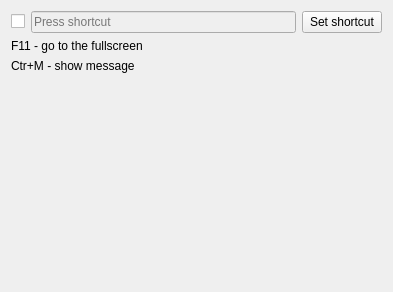
<?xml version="1.0" encoding="UTF-8"?>
<ui version="4.0">
 <class>MainWindow</class>
 <widget class="QMainWindow" name="MainWindow">
  <property name="geometry">
   <rect>
    <x>0</x>
    <y>0</y>
    <width>393</width>
    <height>292</height>
   </rect>
  </property>
  <property name="windowTitle">
   <string>050_QT_QShortcut</string>
  </property>
  <widget class="QWidget" name="centralWidget">
   <layout class="QVBoxLayout" name="verticalLayout">
    <item>
     <layout class="QHBoxLayout" name="horizontalLayout">
      <item>
       <widget class="QCheckBox" name="cbEnable">
        <property name="text">
         <string/>
        </property>
       </widget>
      </item>
      <item>
       <widget class="QKeySequenceEdit" name="kseCustom">
        <property name="enabled">
         <bool>false</bool>
        </property>
       </widget>
      </item>
      <item>
       <widget class="QPushButton" name="btnSetNew">
        <property name="text">
         <string>Set shortcut</string>
        </property>
       </widget>
      </item>
     </layout>
    </item>
    <item>
     <widget class="QLabel" name="label">
      <property name="text">
       <string>F11 - go to the fullscreen</string>
      </property>
     </widget>
    </item>
    <item>
     <widget class="QLabel" name="label_2">
      <property name="text">
       <string>Ctr+M - show message</string>
      </property>
     </widget>
    </item>
    <item>
     <spacer name="verticalSpacer">
      <property name="orientation">
       <enum>Qt::Vertical</enum>
      </property>
      <property name="sizeHint" stdset="0">
       <size>
        <width>20</width>
        <height>40</height>
       </size>
      </property>
     </spacer>
    </item>
   </layout>
  </widget>
 </widget>
 <layoutdefault spacing="6" margin="11"/>
 <resources/>
 <connections/>
</ui>
